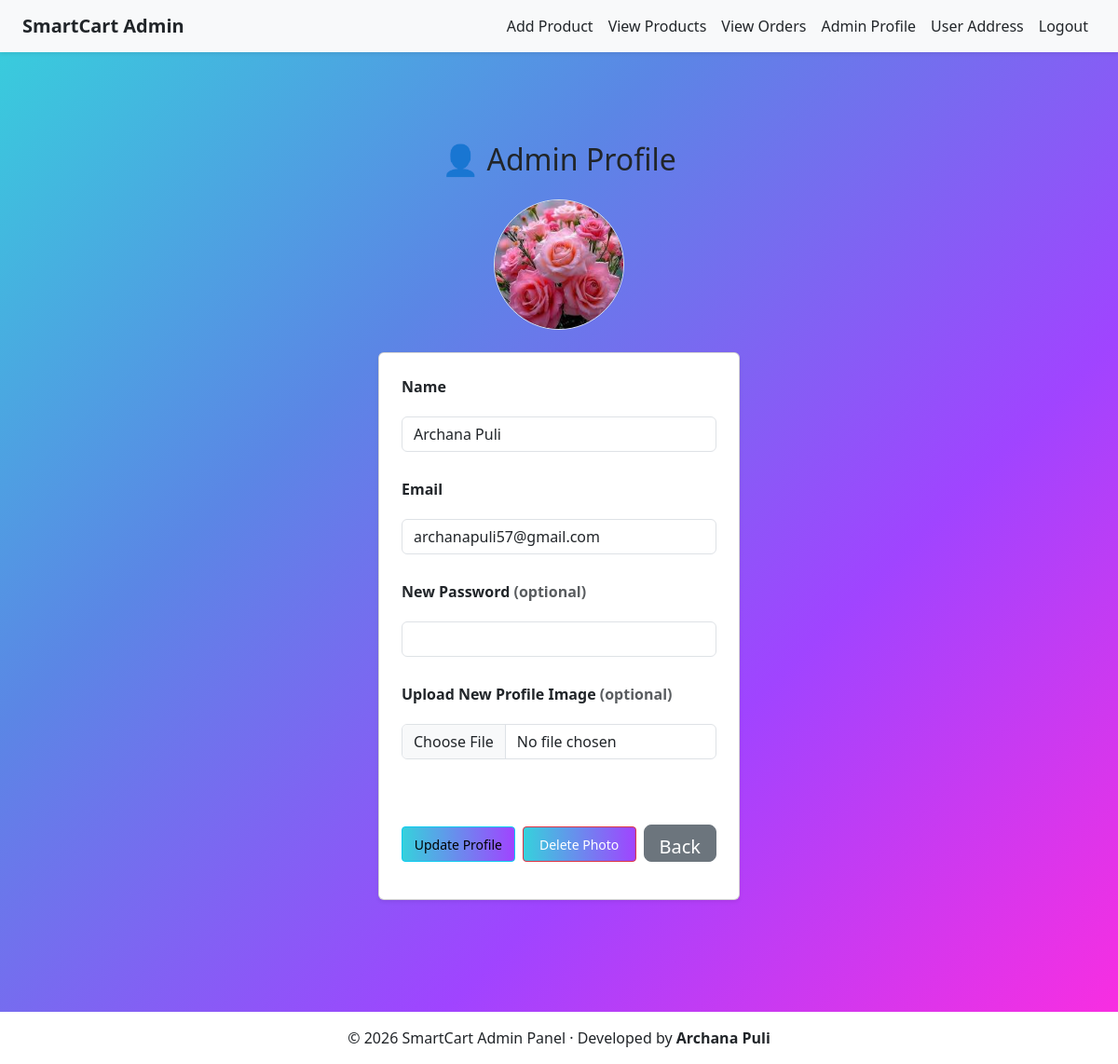
/admin/profile (signed in), run on the app's committed database.
### tables this page shows
CREATE TABLE admin (
    admin_id INTEGER PRIMARY KEY AUTOINCREMENT,
    name TEXT,
    email TEXT UNIQUE,
    password TEXT,
    profile_image TEXT
);

### app.py (the view)
@app.route('/admin/profile', methods=['GET'])
def admin_profile():
    if 'admin_id' not in session:
        flash("Please login!", "danger")
        return redirect('/admin-login')
    admin_id = session['admin_id']
    conn = get_db_connection()
    conn.row_factory = sqlite3.Row
    cursor = conn.cursor()
    cursor.execute('SELECT * FROM "admin" WHERE admin_id = ?', (admin_id,))
    admin = cursor.fetchone()
    cursor.close()
    conn.close()
    return render_template("admin/admin_profile.html", admin=admin)

### app.py (called while the page is built)
def get_db_connection():
    conn = sqlite3.connect('smartcart.db')
    conn.row_factory = sqlite3.Row  # allows dict-like access
    return conn

### templates/admin/admin_profile.html (shortened to what this page needs)
{% extends "admin/base.html" %}
{% block content %}
<div class="container mt-3" style="padding-bottom:120px;">
    <h2 class="mb-4 text-center">👤 Admin Profile</h2>
<div class="mb-4 text-center">
    <a href="#profileImageModal">
        <img
            src="{{ url_for(
                'static',
                filename='uploads/admin_profiles/' ~ admin.profile_image
                if admin.profile_image
                else 'uploads/images/default-avatar.png'
            ) }}"
            class="rounded-circle border profile-pic"
            width="120"
            height="120"
            alt="Profile Image">
    </a>
</div>
<div class="d-flex justify-content-center">
<form method="POST" action="/admin/profile"
      enctype="multipart/form-data"
      class="card p-4 shadow-sm"
      style="max-width: 500px;">
    <div class="mb-3">
        <label class="form-label fw-bold">Name</label>
        <input type="text" name="name" class="form-control"
               value="{{ admin.name }}" required>
    </div>
    <div class="mb-3">
        <label class="form-label fw-bold">Email</label>
        <input type="email" name="email" class="form-control"
               value="{{ admin.email }}" required>
    </div>
    <div class="mb-3">
        <label class="form-label fw-bold">
            New Password <span class="text-muted">(optional)</span>
        </label>
        <input type="password" name="password" class="form-control">
    </div>
    <div class="mb-3">
        <label class="form-label fw-bold">
            Upload New Profile Image <span class="text-muted">(optional)</span>
        </label>
        <input type="file" name="profile_image"
               class="form-control" accept="image/*">
    <br>
<div class="d-flex gap-2 mt-3">
    <button type="submit"
            class="btn btn-info btn-sm">
        Update Profile
    </button>
    {% if admin.profile_image %}
    <button type="submit"
            formaction="{{ url_for('delete_admin_profile_image') }}"
            formmethod="POST"
            class="btn btn-danger btn-sm"
            onclick="return confirm('Are you sure?');">
        Delete Photo
    </button>
    {% endif %}
    <a href="/admin-dashboard"
       class="btn btn-secondary btn-lg" style="height:40px;margin-top:18px;width:100px;">
        Back
    </a>
</div>
{% endblock %}

### static/style_admin.css (style rules this page uses)
body { margin: 0; min-height: 100vh; font-family: 'Segoe UI', sans-serif; background: linear-gradient(135deg, #36d1dc, #5b86e5, #a044ff, #ff2cdf); display: flex; flex-direction: column; }
h2 { margin-bottom: 10px; }
input { width: 100%; padding: 12px; margin: 12px 0; border: none; border-bottom: 1px solid #ccc; outline: none; font-size: 14px; }
button { width: 100%; padding: 12px; margin-top: 20px; border: none; border-radius: 25px; background: linear-gradient(to right, #36d1dc, #a044ff); color: white; font-weight: bold; cursor: pointer; transition: 0.3s; }
.profile-pic { width: 140px; height: 140px; border-radius: 50%; object-fit: cover; cursor: pointer; transition: transform 0.3s ease, box-shadow 0.3s ease; }

### data on the page
admin: profile_image (picture), name "Archana Puli", email "archanapuli57@gmail.com"
